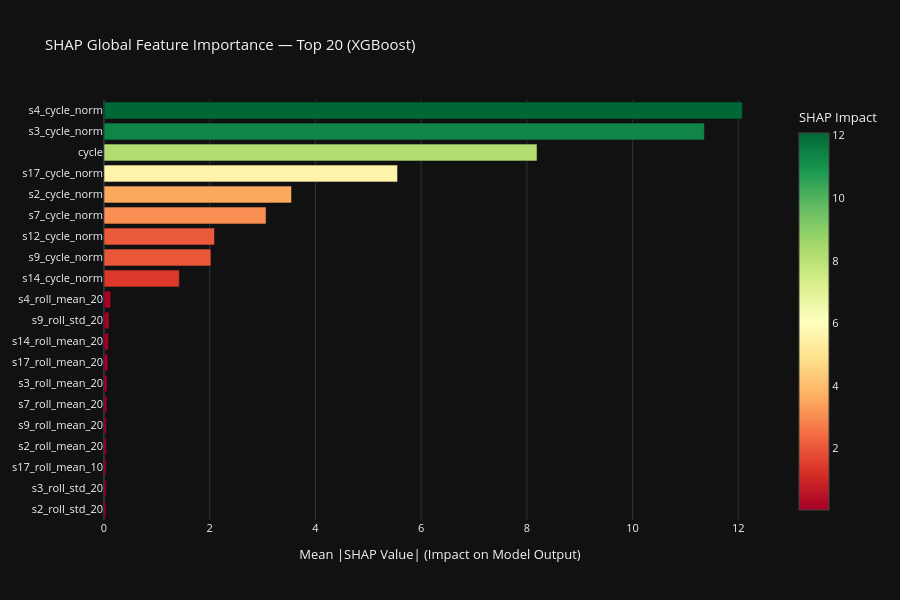

The cell this chart's notebook holds for it:
### Code cell
# Extracting and visualizing global SHAP values using Plotly for interactivity
X_test_xgb  = df[test_mask][feature_cols]
explainer   = shap.TreeExplainer(xgb_model)

# Sampling data to optimize SHAP computation speed
sample_idx  = np.random.choice(len(X_test_xgb), size=500, replace=False)
X_sample    = X_test_xgb.iloc[sample_idx]
shap_values = explainer(X_sample)

# Aggregating absolute SHAP values
mean_abs_shap = np.abs(shap_values.values).mean(axis=0)
shap_df = pd.DataFrame({
    'feature': feature_cols,
    'mean_abs_shap': mean_abs_shap
}).sort_values('mean_abs_shap', ascending=True).tail(20)

fig = go.Figure(go.Bar(
    x=shap_df['mean_abs_shap'],
    y=shap_df['feature'],
    orientation='h',
    marker=dict(
        color=shap_df['mean_abs_shap'],
        colorscale='RdYlGn',
        showscale=True,
        colorbar=dict(title='SHAP Impact')
    )
))

fig.update_layout(
    title='SHAP Global Feature Importance — Top 20 (XGBoost)',
    xaxis_title='Mean |SHAP Value| (Impact on Model Output)',
    height=600, template='plotly_dark',
    font=dict(size=11)
)
fig.write_html('../results/shap_summary_plotly.html')
fig.show()

### Figure 1 — Plotly figure (JSON) as saved in the notebook; plotly's stock layout.template omitted (floating-point values rounded to 4 significant figures)
{"data": [{"marker": {"color": [0.03574, 0.03934, 0.03982, 0.04473, 0.04519, 0.05128, 0.05637, 0.07185, 0.08467, 0.09557, 0.1268, 1.425, 2.023, 2.09, 3.066, 3.547, 5.554, 8.192, 11.36, 12.08], "colorbar": {"title": {"text": "SHAP Impact"}}, "colorscale": [[0, "rgb(165,0,38)"], [0.1, "rgb(215,48,39)"], [0.2, "rgb(244,109,67)"], [0.3, "rgb(253,174,97)"], [0.4, "rgb(254,224,139)"], [0.5, "rgb(255,255,191)"], [0.6, "rgb(217,239,139)"], [0.7, "rgb(166,217,106)"], [0.8, "rgb(102,189,99)"], [0.9, "rgb(26,152,80)"], [1, "rgb(0,104,55)"]], "showscale": true}, "orientation": "h", "type": "bar", "x": [0.03574, 0.03934, 0.03982, 0.04473, 0.04519, 0.05128, 0.05637, 0.07185, 0.08467, 0.09557, 0.1268, 1.425, 2.023, 2.09, 3.066, 3.547, 5.554, 8.192, 11.36, 12.08], "y": ["s2_roll_std_20", "s3_roll_std_20", "s17_roll_mean_10", "s2_roll_mean_20", "s9_roll_mean_20", "s7_roll_mean_20", "s3_roll_mean_20", "s17_roll_mean_20", "s14_roll_mean_20", "s9_roll_std_20", "s4_roll_mean_20", "s14_cycle_norm", "s9_cycle_norm", "s12_cycle_norm", "s7_cycle_norm", "s2_cycle_norm", "s17_cycle_norm", "cycle", "s3_cycle_norm", "s4_cycle_norm"]}], "layout": {"font": {"size": 11}, "height": 600, "title": {"text": "SHAP Global Feature Importance — Top 20 (XGBoost)"}, "xaxis": {"title": {"text": "Mean |SHAP Value| (Impact on Model Output)"}}}}
